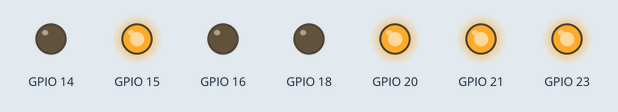
Recording of a program running on a simulated Raspberry Pi (BCM pin numbers). On the bench: output pins drawn as LEDs (lit = HIGH). What the program prints to the terminal is not drawn. At 0.0 s the program stops and its outputs stay as they are.

Above: at 0.1 s.
Timing chart, 0 to 1.5 s (numbered marks = the images above):
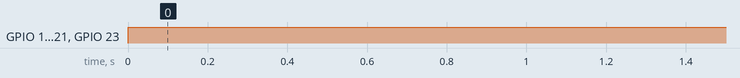

The program:

counter_4.py
```python
import RPi.GPIO as GPIO
import time
GPIO.setmode(GPIO.BCM)
GPIO.setwarnings(False)

GPIO.setup(18,GPIO.OUT)
GPIO.setup(15,GPIO.OUT)
GPIO.setup(14,GPIO.OUT)
GPIO.setup(21,GPIO.OUT)
GPIO.setup(20,GPIO.OUT)
GPIO.setup(23,GPIO.OUT)
GPIO.setup(16,GPIO.OUT)

#for 4


GPIO.output(15,GPIO.HIGH)
GPIO.output(21,GPIO.HIGH)
GPIO.output(20,GPIO.HIGH)
GPIO.output(23,GPIO.HIGH)

GPIO.output(16,GPIO.LOW)
GPIO.output(14,GPIO.LOW)
GPIO.output(18,GPIO.LOW)
print("number 4 on")
```

Measured:
- by itself, GPIO 15, GPIO 20, GPIO 21, GPIO 23: LOW → HIGH at 0.00 s
